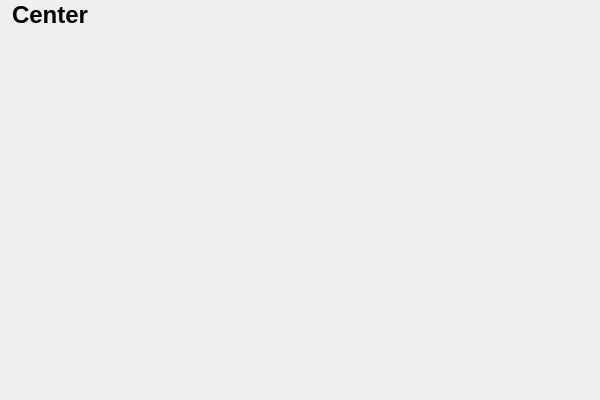
<?xml version="1.0" encoding="UTF-8"?>
<ui version="4.0">
 <class>CenterWidgetManage</class>
 <widget class="QMainWindow" name="CenterWidgetManage">
  <property name="geometry">
   <rect>
    <x>0</x>
    <y>0</y>
    <width>600</width>
    <height>400</height>
   </rect>
  </property>
  <property name="windowTitle">
   <string>Center Widget</string>
  </property>
  <layout class="QVBoxLayout" name="verticalLayout">
   <item>
    <widget class="QLabel" name="center_label">
     <property name="text">
      <string>Center</string>
     </property>
     <property name="alignment">
      <set>Qt::AlignCenter</set>
     </property>
     <property name="styleSheet">
      <string notr="true">font-size: 24px;
font-weight: bold;</string>
     </property>
    </widget>
   </item>
  </layout>
 </widget>
 <resources/>
 <connections/>
</ui>
